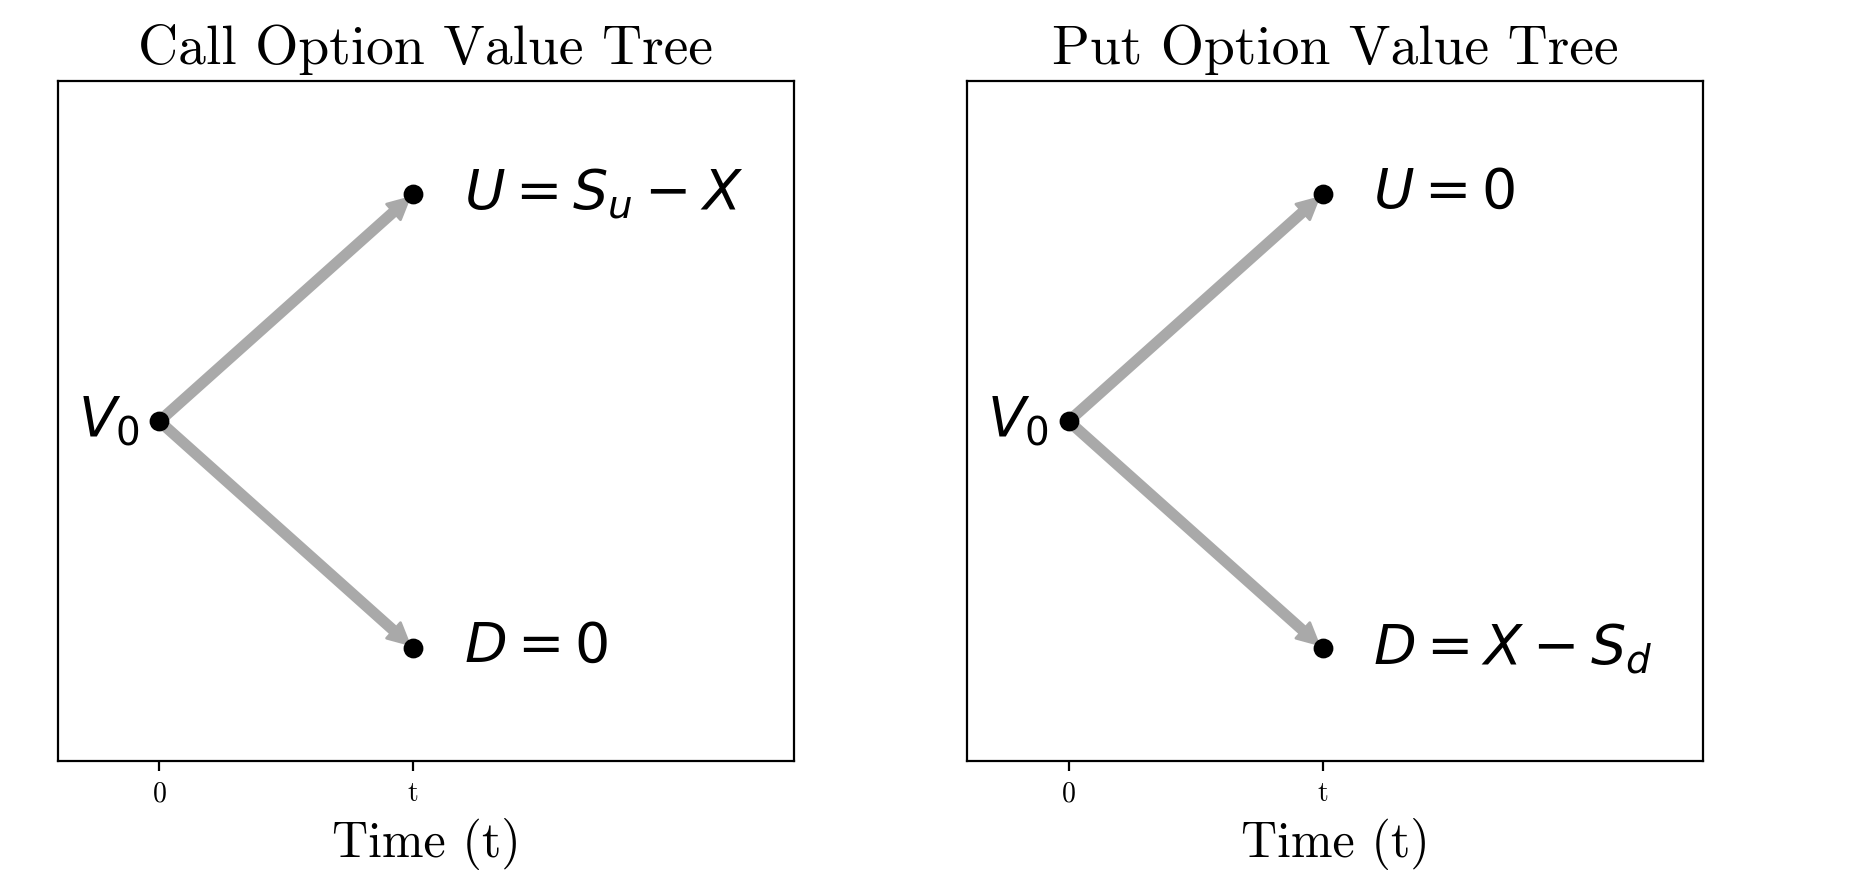

Python code for this plot:
import matplotlib.pyplot as plt
import numpy as np
from Hull_White_class import Node
from datetime import datetime, timedelta
import matplotlib.patches as mpatches

day_0 = Node(0, 0, 10, 1)
day_1_u = Node(1, 1, 11, 0.5)
day_1_d = Node(2, 1, 9, 0.5)

# Change default font
plt.rcParams.update({'font.family':'cmr10'})

tree = [day_0, day_1_u, day_1_d]

fig, [ax1, ax2] = plt.subplots(1,2, sharex=True, sharey=True)

day = [i.day for i in tree]
price = [i.price for i in tree]
scale = 150
colors = 'black'
colors_2 = 'darkgrey'
colors_3 = 'white'
colors_4 = 'black'
marker = '.'
font = 'cmr10'


# Add arrows
for i in tree[0:1]:
    x_tail = i.day
    y_tail = i.price
    x_head = i.day + 1
    y_head_u = i.price+1
    y_head_d = i.price-1
    dx = x_head - x_tail
    arrow_u = mpatches.FancyArrowPatch((x_tail, y_tail),(x_head, y_head_u), mutation_scale=15, zorder=1, color=colors_2)
    arrow_d = mpatches.FancyArrowPatch((x_tail, y_tail),(x_head, y_head_d), mutation_scale=15, zorder=1, color=colors_2)
    ax1.add_patch(arrow_u)
    ax1.add_patch(arrow_d)
    
# Plot the chart
ax1.scatter(day,price, s=scale, c=colors, marker=marker, zorder=2)

    # Label each point with the price
ax1.annotate('$U = S_u - X$', # this is the text
    (1.2,11), # this is the point to label
    va='center',
    ha='left',
    c=colors,
    fontname=font,
    fontsize=20) # horizontal alignment can be left, right or center

ax1.annotate('$D=0$', # this is the text
    (1.2,9), # this is the point to label
    va='center',
    ha='left',
    c=colors,
    fontname=font,
    fontsize=20) # horizontal alignment can be left, right or center
    
ax1.annotate('$V_0$', # this is the text
    (-0.2,10), # this is the point to label
    va='center',
    ha='center',
    c=colors,
    fontname=font,
    fontsize=20) # horizontal alignment can be left, right or center



# Add arrows
for i in tree[0:1]:
    x_tail = i.day
    y_tail = i.price
    x_head = i.day + 1
    y_head_u = i.price+1
    y_head_d = i.price-1
    dx = x_head - x_tail
    arrow_u = mpatches.FancyArrowPatch((x_tail, y_tail),(x_head, y_head_u), mutation_scale=15, zorder=1, color=colors_2)
    arrow_d = mpatches.FancyArrowPatch((x_tail, y_tail),(x_head, y_head_d), mutation_scale=15, zorder=1, color=colors_2)
    ax2.add_patch(arrow_u)
    ax2.add_patch(arrow_d)

# Plot the chart
ax2.scatter(day,price, s=scale, c=colors, marker=marker, zorder=2)

    # Label each point with the price
ax2.annotate('$U=0$', # this is the text
    (1.2,11), # this is the point to label
    va='center',
    ha='left',
    c=colors,
    fontname=font,
    fontsize=20) # horizontal alignment can be left, right or center

ax2.annotate('$D=X-S_d$', # this is the text
    (1.2,9), # this is the point to label
    va='center',
    ha='left',
    c=colors,
    fontname=font,
    fontsize=20) # horizontal alignment can be left, right or center
    
ax2.annotate('$V_0$', # this is the text
    (-0.2,10), # this is the point to label
    va='center',
    ha='center',
    c=colors,
    fontname=font,
    fontsize=20) # horizontal alignment can be left, right or center



plt.xticks([0,1],[0,'t'], fontname=font)
plt.yticks([],[])



ax1.set_xlim(-0.4,2.5)
ax1.set_ylim(8.5,11.5)
ax1.set_xlabel('Time (t)', fontname=font, fontsize=18, weight='bold')
## ax1.set_ylabel('Value ($)', fontname=font, fontsize=18, weight='bold')
ax1.set_title('Call Option Value Tree', fontname=font, fontsize=20, weight='bold')

ax2.set_xlabel('Time (t)', fontname=font, fontsize=18, weight='bold')
## ax2.set_ylabel('Value ($)', fontname=font, fontsize=18, weight='bold')
ax2.set_title('Put Option Value Tree', fontname=font, fontsize=20, weight='bold')


plt.tight_layout()
plt.show()
